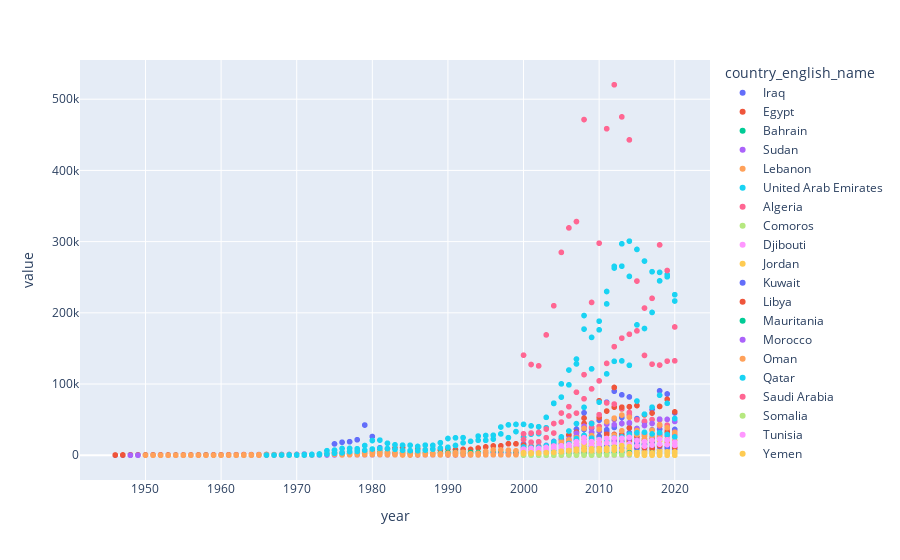

Notebook cell for this chart:
### Code cell
fig = px.scatter(arabDF, x="year", y="value", color="country_english_name")
fig.show()
